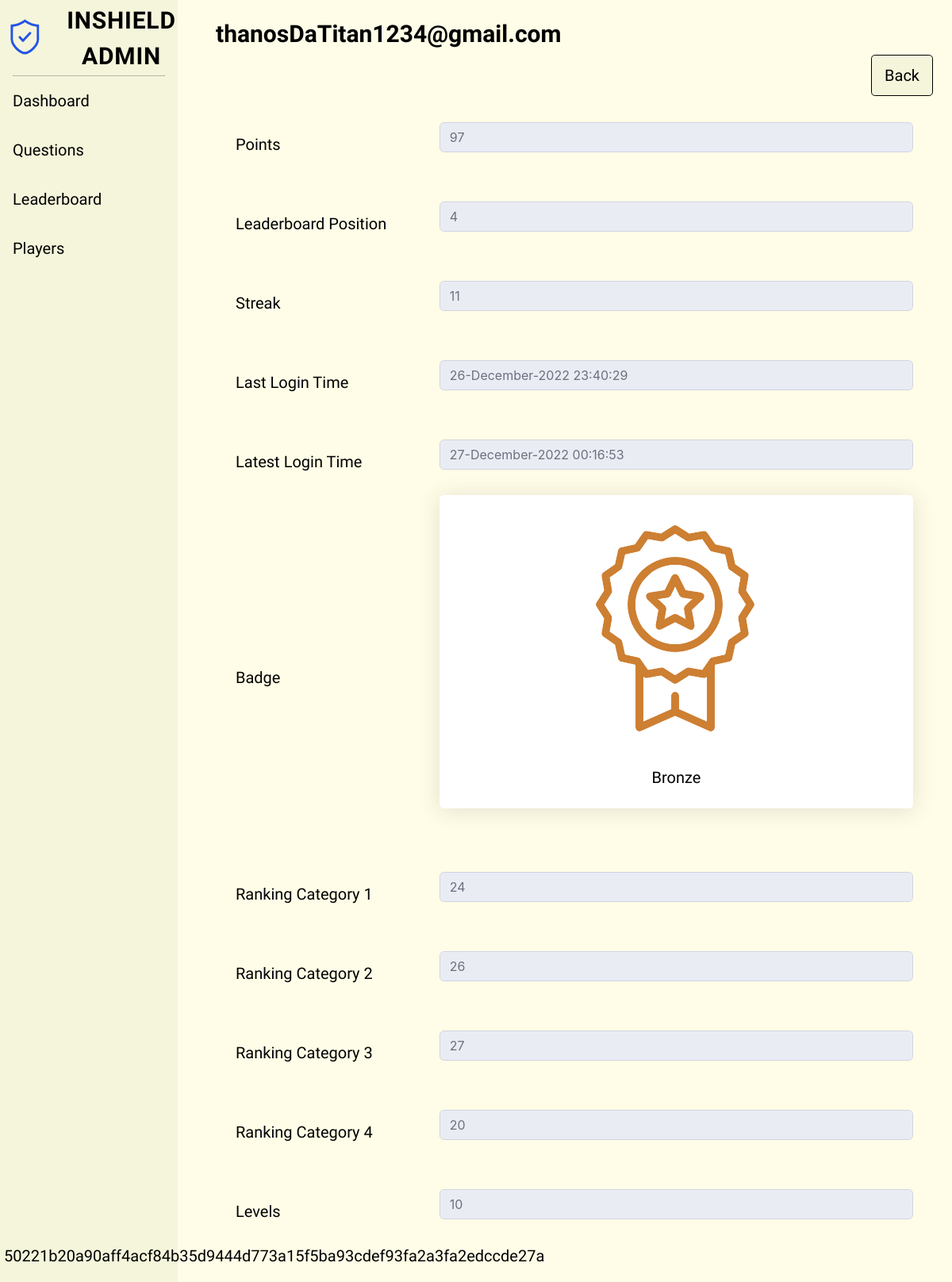
Before: /adminPlayerDetails.php?id=1 (signed in) with the older database file.
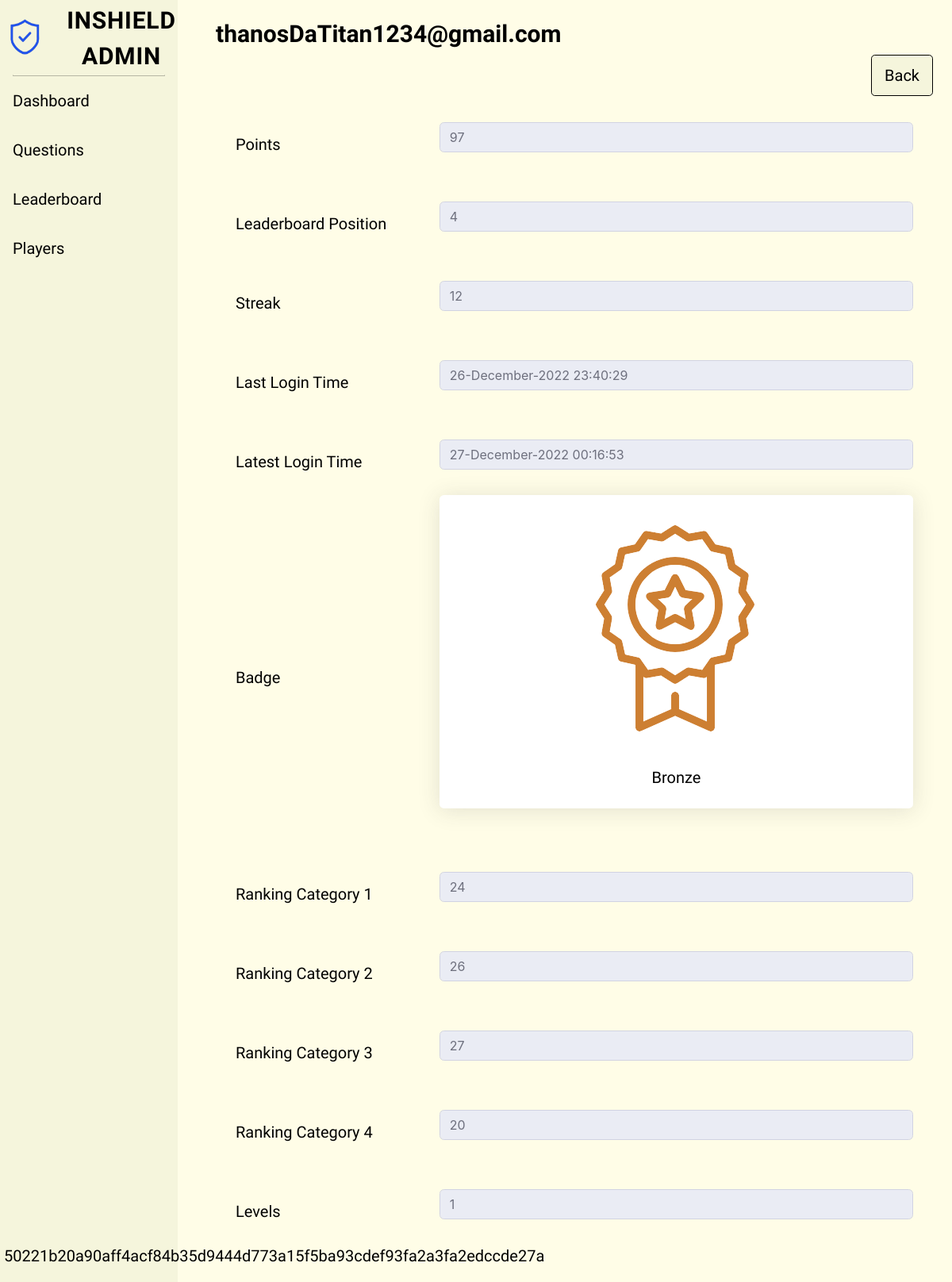
After: the same page with the newer database file.
### tables this page shows
CREATE TABLE `players` (
  `playerID` int(11) NOT NULL,
  `iv` varchar(32) NOT NULL,
  `email` varchar(256) NOT NULL,
  `password` varchar(256) NOT NULL,
  `points` varchar(256) NOT NULL,
  `leaderboard_position` varchar(256) NOT NULL,
  `streak` varchar(256) NOT NULL,
  `last_login_time` varchar(256) NOT NULL,
  `latest_login_time` varchar(256) NOT NULL,
  `badge` varchar(256) NOT NULL,
  `ranking_category1` varchar(256) NOT NULL,
  `ranking_category2` varchar(256) NOT NULL,
  `ranking_category3` varchar(256) NOT NULL,
  `ranking_category4` varchar(256) NOT NULL,
  `levels` varchar(256) NOT NULL
);

### adminPlayerDetails.php (the view, shortened to what this page needs)
<!DOCTYPE html>
<html>
    <link href="css/dataTables.min.css" rel="stylesheet">
    <link href="css/adminStyle.css" rel="stylesheet" type="text/css" />
    <link rel="stylesheet" href="https://cdn.jsdelivr.net/npm/bootstrap@5.2.3/dist/css/bootstrap.min.css">
</head>
<body id="page-top">
    <div id="wrapper">
        <?php
            include './headerFooterAdmin.php';
        ?>
        <div class="container-fluid ps-5">
            <?php
            $cipher = 'AES-128-CBC';
            $key = 'thebestsecretkey';
            if($_SERVER['REQUEST_METHOD'] == 'GET')
            {
                if(empty($_GET['id']))
                {
                    $location = "adminPlayers.php";
                    echo "<script type='text/JavaScript'>alert('Please select a player to continue');window.location='$location'</script>";
                }
                elseif(!empty($_GET['id']))
                {
                    $playerID = trim($_GET['id']);
                    $con = new mysqli(DB_HOST, DB_USER, DB_PASS, DB_NAME);
                    $sql = "SELECT * FROM players WHERE playerID = '$playerID'";
                    $result = $con -> query($sql);
                    if($row = $result -> fetch_object())
                    {
                        $iv = hex2bin($row -> iv);
                        $email = $row -> email;
                        $points_bin = hex2bin($row -> points);
                        $points = openssl_decrypt($points_bin, $cipher, $key, OPENSSL_RAW_DATA, $iv);
                        $leaderboard_position_bin = hex2bin($row -> leaderboard_position);
                        $leaderboard_position = openssl_decrypt($leaderboard_position_bin, $cipher, $key, OPENSSL_RAW_DATA, $iv);
                        $streak_bin = hex2bin($row -> streak);
                        $streak = openssl_decrypt($streak_bin, $cipher, $key, OPENSSL_RAW_DATA, $iv);
                        $last_login_time_bin = hex2bin($row -> last_login_time);
                        $last_login_time = openssl_decrypt($last_login_time_bin, $cipher, $key, OPENSSL_RAW_DATA, $iv);
                        $latest_login_time_bin = hex2bin($row -> latest_login_time);
                        $latest_login_time = openssl_decrypt($latest_login_time_bin, $cipher, $key, OPENSSL_RAW_DATA, $iv);
                        $badge_bin = hex2bin($row -> badge);
                        $badge = openssl_decrypt($badge_bin, $cipher, $key, OPENSSL_RAW_DATA, $iv);
                        $ranking_category1_bin = hex2bin($row -> ranking_category1);
                        $ranking_category1 = openssl_decrypt($ranking_category1_bin, $cipher, $key, OPENSSL_RAW_DATA, $iv);
                        $ranking_category2_bin = hex2bin($row -> ranking_category2);
                        $ranking_category2 = openssl_decrypt($ranking_category2_bin, $cipher, $key, OPENSSL_RAW_DATA, $iv);
                        $ranking_category3_bin = hex2bin($row -> ranking_category3);
                        $ranking_category3 = openssl_decrypt($ranking_category3_bin, $cipher, $key, OPENSSL_RAW_DATA, $iv);
                        $ranking_category4_bin = hex2bin($row -> ranking_category4);
                        $ranking_category4 = openssl_decrypt($ranking_category4_bin, $cipher, $key, OPENSSL_RAW_DATA, $iv);
                        $levels_bin = hex2bin($row -> levels);
                        $levels = openssl_decrypt($levels_bin, $cipher, $key, OPENSSL_RAW_DATA, $iv);
                    }
                }
            }
            ?>
            <h1 class="text-left txt fw-bold"><?php echo $email?></h1>
            <div class="d-flex flex-row-reverse">
                <a href="adminPlayers.php" class="btn btn-design txt txt-resize h-auto btn-txt btn-lg" role="button">Back</a>
            </div>
            <form class="container-fluid" action="" method="post" enctype='multipart/form-data'>
                <table class="container-fluid">
                    <tr>
                        <td style="width: 30%;font-size:23px;"></td>
                    </tr>
                    <tr>
                        <td><label for="points" class="txt fs-5">Points</label></td>
                        <td style="height:100px;"><input type="text" class="form-control" id="points" value="<?php echo $points ?>" disabled/></td>
                    </tr>
                    <tr>
                        <td><label for="leaderboard_position" class="txt fs-5">Leaderboard Position</label></td>
                        <td style="height:100px;"><input type="text" class="form-control" id="leaderboard_position" value="<?php echo $leaderboard_position ?>" disabled/></td>
                    </tr>
                    <tr>
                        <td><label for="streak" class="txt fs-5">Streak</label></td>
                        <td style="height:100px;"><input type="text" class="form-control" id="streak" value="<?php echo $streak ?>" disabled/></td>
                    </tr>
                    <tr>
                        <td><label for="last_login_time" class="txt fs-5">Last Login Time</label></td>
                        <td style="height:100px;"><input type="text" class="form-control" id="last_login_time" value="<?php echo $last_login_time ?>" disabled/></td>
                    </tr>
                    <tr>
                        <td><label for="latest_login_time" class="txt fs-5">Latest Login Time</label></td>
                        <td style="height:100px;"><input type="text" class="form-control" id="latest_login_time" value="<?php echo $latest_login_time ?>" disabled/></td>
                    </tr>
                    <tr>
                        <td><label for="badge" class="txt fs-5">Badge</label></td>
                        <td class="text-center" style="height:100px;">
                        <div class="shadow p-3 mb-5 bg-body rounded bg-white">
                            <img src="<?php
                                        if($points < 90)
                                        {
                                            echo "img/sad.png";
                                        }
                                        elseif($points >= 90 && $points <= 100)
                                        {
                                            echo "img/BadgeBronze.png";
                                        }
                                        elseif($points >= 100 & $points<= 199)
                                        {
                                            echo "img/BadgeSilver.png";
                                        }
                                        elseif($points >= 200)
                                        {
                                            echo "img/BadgeGold.png";
                                        }
                                        ?>"
                                        class="img-size p-3"/><br/>
                                        <label for="badge" class="txt fs-5">
                                        <?php
                                         if ($badge == 0)
                                         {
                                            echo 'No badge';
                                         }
                                         elseif ($badge == 1)
                                         {
                                            echo 'Bronze';
                                         }
                                         elseif ($badge == 2)
                                         {
                                            echo 'Silver';
                                         }
                                         elseif ($badge == 3)
                                         {
                                            echo 'Gold';
                                         }?></label>
                        </div>
                        </td>
                    </tr>
                    <tr>
                        <td><label for="ranking_category1" class="txt fs-5">Ranking Category 1</label></td>
                        <td style="height:100px;"><input type="text" class="form-control" id="ranking_category1" value="<?php echo $ranking_category1 ?>" disabled/></td>
                    </tr>
                    <tr>
                        <td><label for="ranking_category2" class="txt fs-5">Ranking Category 2</label></td>
                        <td style="height:100px;"><input type="text" class="form-control" id="ranking_category2" value="<?php echo $ranking_category2 ?>" disabled/></td>
                    </tr>
                    <tr>
                        <td><label for="ranking_category3" class="txt fs-5">Ranking Category 3</label></td>
                        <td style="height:100px;"><input type="text" class="form-control" id="ranking_category3" value="<?php echo $ranking_category3 ?>" disabled/></td>
                    </tr>
                    <tr>
                        <td><label for="ranking_category4" class="txt fs-5">Ranking Category 4</label></td>
                        <td style="height:100px;"><input type="text" class="form-control" id="ranking_category4" value="<?php echo $ranking_category4 ?>" disabled/></td>
                    </tr>
                    <tr>
                        <td><label for="levels" class="txt fs-5">Levels</label></td>
                        <td style="height:100px;"><input type="text" class="form-control" id="levels" value="<?php echo $levels ?>" disabled/></td>
                    </tr>
                </table>
            </form>
            <br/><br/>
    	</div>
    </div>
</body>
</html>

### headerFooterAdmin.php (shortened to what this page needs)
<head>
    <link rel="stylesheet" href="https://use.fontawesome.com/releases/v5.0.6/css/all.css">
    <link href="css/dataTables.min.css" rel="stylesheet">
    <link href="css/adminStyle.css" rel="stylesheet" type="text/css" />
</head>
    <ul class="navbar-nav bg-gradient-primary sidebar sidebar-dark accordion navbar-admin sticky-top" id="accordionSidebar">
    <a class="sidebar-brand d-flex align-items-center justify-content-center nav-link" href="adminDashboard.php">
    <div class="sidebar-brand mx-0"><img src="img/icon.png" class="img-att"></div>
    <div class="sidebar-brand-text mx-3 txt">INSHIELD Admin</div>
    </a>
    <br/>
    <hr class="sidebar-divider my-0">
    <li class="nav-item dashboard-active">
        <a class="nav-link" href="adminDashboard.php">
        <span class="navlink txt-sidebar">Dashboard</span></a>
    </li>
    <li class="nav-item">
        <a class="nav-link" href="adminQuestions.php">
        <span class="navlink txt-sidebar">Questions</span>
        </a>
    </li>
    <li class="nav-item">
        <a class="nav-link" href="adminLeaderboard.php">
            <span class="navlink txt-sidebar">Leaderboard</span>
        </a>
    </li>
    <li class="nav-item">
        <a class="nav-link" href="adminPlayers.php">
            <span class="navlink txt-sidebar">Players</span>
        </a>
    </li>
    <li class="fixed-bottom itm-btm text-wrap">
        <?php
            if(isset($_SESSION["aName"]))
            {
                echo '<a href="logoutAdmin.php" class="nav-link" onclick="return confirm(\'Are you sure you want to log out?\');"><span class="navlink txt-sidebar">' . $_SESSION["aName"]. '</span></a>';
            }
            else
            {
                $location = "login.php";
                echo "<script type='text/JavaScript'>alert('Please log in as an admin to continue');window.location='$location'</script>";
            }
        ?>
    </li>
</ul>

### adminPlayerDetails.php (style rules this page uses)
.txt { font-family: "Strait"; color: #000000 !important; }
.btn-design { border-color: #000000 !important; background-color: #F5F5DC !important; }
.txt-resize { font-size: 20px !important; }
.btn-txt { vertical-align: middle !important; padding-top:10px !important; padding-bottom:10px !important; }

### headerFooterAdmin.php (style rules this page uses)
html body { background-color: #FFFDE7; }
.bg-gradient-primary { background: #F5F5DC; }
.sidebar-brand-text, .navlink { color: #000000; }
.sidebar-brand-text { font-family: "Strait"; }
.sidebar-divider { border: 1px solid #000000; }
.img-att { height: 45px; width: 50px; padding-left: 10px; }
.txt { padding-top: 25px; font-family: "Strait"; font-size: 30px; }
.txt-sidebar { font-family: "Strait"; font-size: 20px !important; color: #000000; }
.itm-btm { padding-left: 5px; padding-bottom: 10px; }

Changed rows visible on the page:
changed players "thanosDaTitan1234@gmail.com": streak+iv "11" → "12"; levels+iv "10" → "1"
